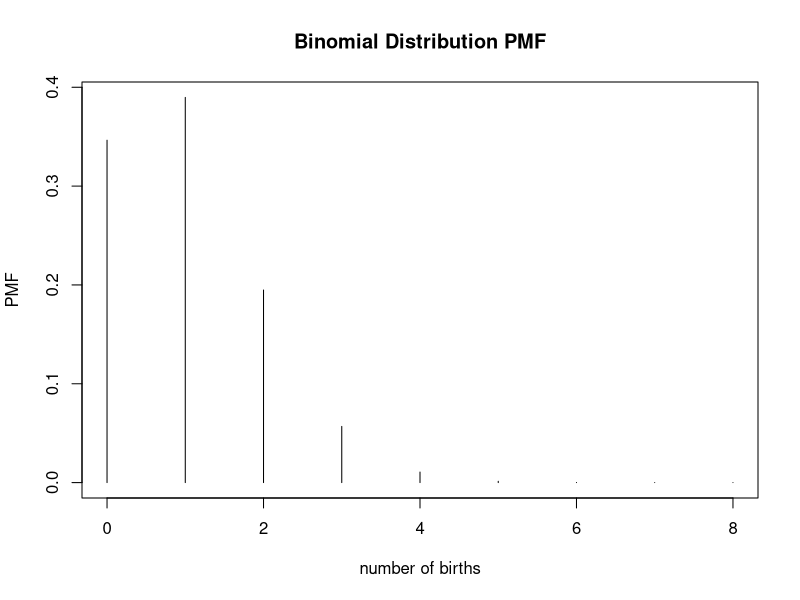

This chart was generated by the following R code:
## ---- chunk 1
m <- c(0:8, 0.005, 0.031, 0.109, 0.219, 0.273, 0.219, 0.109, 0.031, 0.004)
m <- matrix(m, nrow = 2, byrow = T)
df <- as.data.frame(m,  row.names=c('x', 'P(x)'))
colnames(df) <- rep('', 9)
knitr::kable(df)
## ---- chunk 2
cat("Has to be non-negative. We can just check which P(x) is greater than 0 \n")
cat(df[2,] > 0)
cat("\n Since they are all true no values are less than 0 which means all values are non-negative. \n")
cat("\n")
cat("P(x) has to sum to 1. Here is what out P(x) sums to: \n")
sum(df[2,])
## ---- chunk 3
x <- 0:8
plot(x,dbinom(x ,size = 9,prob = 1/9),type="h", ylab="PMF", xlab="number of births", 
     main="Binomial Distribution PMF")
## ---- chunk 4
cat('Find the mean for the numbers of girls in 8 births: \n')
mean_8girls <- sum(df[1,]*df[2,])
print(mean_8girls)
cat('Find the standard deviation for the numbers of girls in 8 births: \n')
x_squared = df[1,]^2
#print(x_squared)
sqrt(sum(x_squared*df[2,])-(mean_8girls^2))

## ---- chunk 5
cat("The probability of getting 7 or more girls in 8 births: \n")
df[2,8]+df[2,9]
## ---- chunk 6
cat("The probability of getting 6 or more girls in 8 births: \n")
df[2,8]+df[2,9]+df[2,7]
## ---- chunk 7
cat("Find the probability of getting exactly 1 girl in 8 births: \n")
df[2,2]
## ---- chunk 8
cat("Neither 6 nor 7 are greater than the 0.95 quartile.")
cat("\n")
8*.95
cat("You have to be greater than 7.6, which is the number of entries times 0.95.")
## ---- chunk 9
cat("E(X^2) = (1^2)*p + (0^2)*(1-p) = p")
## ---- chunk 10
cat("Var(X) = E(X^2) - [E(X)]^2 = p - p^2 = p(1-p)")
## ---- chunk 11
cat("E(X^101) = (1^101)*p + (0^101)*(1-p) = p")
## ---- chunk 12
cat("What is the probability that at most 4 involve a single vehicle? \n")
pbinom(4,15,0.7)
## ---- chunk 13
cat("What is the probability that exactly 4 involve a single vehicle?\n")
dbinom(4,15,0.7)
## ---- chunk 14
cat("What is the probability that exactly 6 involve multiple vehicles? \n")
dbinom(9,15,0.7)
## ---- chunk 15
cat("What is the probability that between 2 and 4, inclusive, involve a single vehicle? \n")
asdf <- pbinom(4,15,0.7) - pbinom(1,15,0.7)
cat(asdf)
## ---- chunk 16
cat("What is the probability that at least 2 involve a single vehicle? \n")
1-pbinom(1,15,0.7)
## ---- chunk 17
cat("Probability of P(EEEN)\n")
gamerenergy <- .53*.53*.53*.47
cat(gamerenergy)
## ---- chunk 18
cat("Probability of P(EEEN)\n")
cat(gamerenergy)
cat("\nProbability of P(EENE)\n")
cat(gamerenergy)
cat("\nProbability of P(ENEE)\n")
cat(gamerenergy)
cat("\nProbability of P(NEEE)\n")
cat(gamerenergy)
## ---- chunk 19
cat("exactly three adults and one who does not\n")
cat(gamerenergy)
## ---- chunk 20
cat("mu\n")
mu <- 4229/365
cat(mu)
## ---- chunk 21
cat("P(10)\n")
p_10 = (mu^10)*(exp(-mu))/(factorial(10))
cat(p_10)
## ---- chunk 22
cat("P(10) using the Poisson distribution formula\n")
p_10 = (mu^10)*(exp(-mu))/(factorial(10))
cat(p_10)
## ---- chunk 23
cat("P(10) using R function: \n")
dpois(x=10,lambda=mu)
## ---- chunk 24
mew = 56/34
cat("This is how many diphteria cases per year: \n")
sprintf(mew, fmt = '%#.5f')
## ---- chunk 25
cat("Probability of no cases of diphtheria: \n")
dpois(x=0,lambda=mew)
## ---- chunk 26
cat("Probability that number of cases is 5 or fewer: \n")
dpois(x=0,lambda=mew)+dpois(x=1,lambda=mew)+dpois(x=2,lambda=mew)+dpois(x=3,lambda=mew)+dpois(x=4,lambda=mew)+dpois(x=5,lambda=mew)
cat("\n If a year has more than 5 cases, is that a significantly high number? \n ")
cat("\nYes because having 5 or fewer cases makes up 99.3%, meaning you only have 0.7% chance of getting more than 5 cases.")
